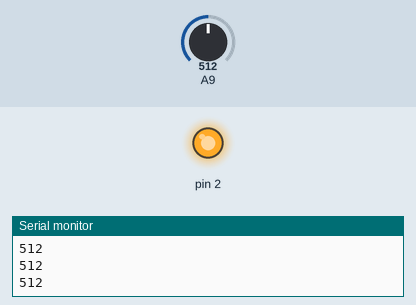
The sketch below on a simulated Arduino Mega 2560, built with avr-gcc and run on an emulated ATmega2560. Shown: output pins drawn as LEDs (lit = HIGH), the last lines printed to the serial monitor. The test bench sets the inputs (shaded band); at power-on: A9 = 512.

Above: at 1.2 s.
1.3 s: A9 set to 122
At 2.6 s:
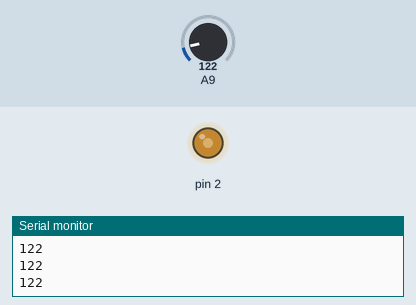
3.0 s: A9 set to 0
At 3.8 s:
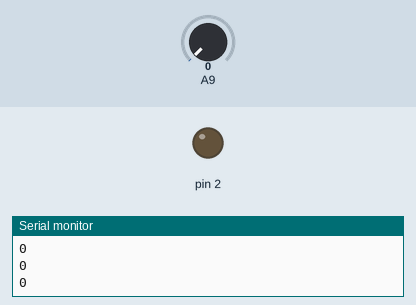
4.5 s: A9 set to 306
At 5.0 s:
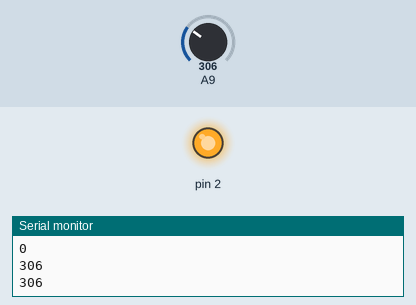
Timing chart, 0 to 7.5 s (numbered marks = the images above; inputs shaded):
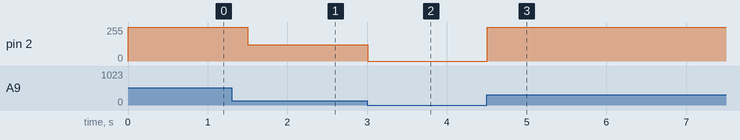

The sketch:

sketch_mar10d.ino
```cpp
void setup() {
  Serial.begin(9600);
  pinMode(2,OUTPUT);
}

void loop() {
  int pot = analogRead(A9);
  analogWrite(2,pot);
  Serial.println(pot);
  delay(250);

}
```

Measured:
- after the input at 1.3 s, pin 2: 255/255 → 122/255 after 0.20 s
- after the input at 3.0 s, pin 2: 122/255 → 0/255 at once
- after the input at 4.5 s, pin 2: 0/255 → 255/255 at once
